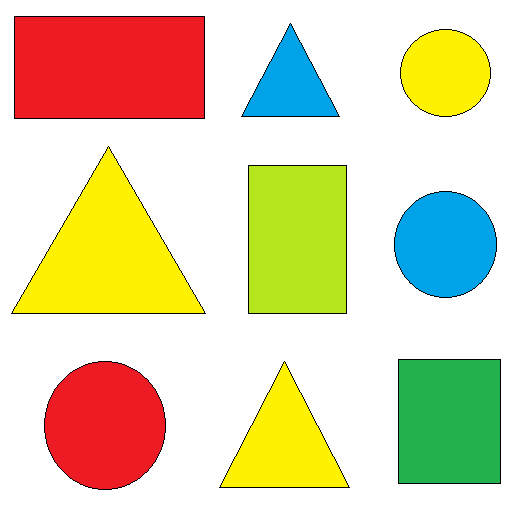
#> input picture opencv/kullanılabilecek fotoğraflar/adsiz.png, 512 x 512 px, found by its file name
$ python 'shape,contour detection.py'
#> lines starting #> are read from the running program, lines starting #| are printed output that depends on the picture; after the words box and inside, x2 and y2 are one past the last pixel; in counts of white or black regions, pixels touching at a corner belong together
import cv2
import numpy as np

def getcontours(img):
    contours,hier = cv2.findContours(img,cv2.RETR_EXTERNAL,cv2.CHAIN_APPROX_NONE)
    for cnt in contours:
        area = cv2.contourArea(cnt)
        #print(area)
        if area>500:
            cv2.drawContours(imgContour, cnt, -1, (0, 0, 0), 3)
            peri = cv2.arcLength(cnt,True)
            #print(peri)
            approx = cv2.approxPolyDP(cnt,0.02*peri,True)
            print(len(approx))
            x, y, w, h = cv2.boundingRect(approx)
            objcol = len(approx)
            cv2.rectangle(imgContour,(x,y),(x+w,y+h),(0,0,255),3)
            if objcol == 3 :
                objectType = "ucgen"
            elif objcol == 4 :
                objectType = "dikdortgen"
            else :
                objectType = "daire"
            cv2.putText(imgContour,objectType,(x,y),cv2.FONT_HERSHEY_COMPLEX,0.5,(0,0,0),2)


img = cv2.imread("adsiz.png")
#> img is the input picture: shape (512, 512, 3); mean B, G, R 174.5, 213.5, 222.4
img1 = cv2.cvtColor(img,cv2.COLOR_BGR2GRAY)
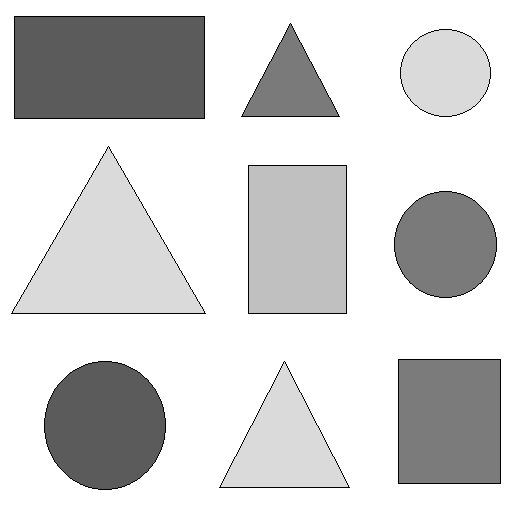
#> img1: shape (512, 512); min 0, max 255, mean 211.7
imgb = cv2.GaussianBlur(img1,(7,7),1)
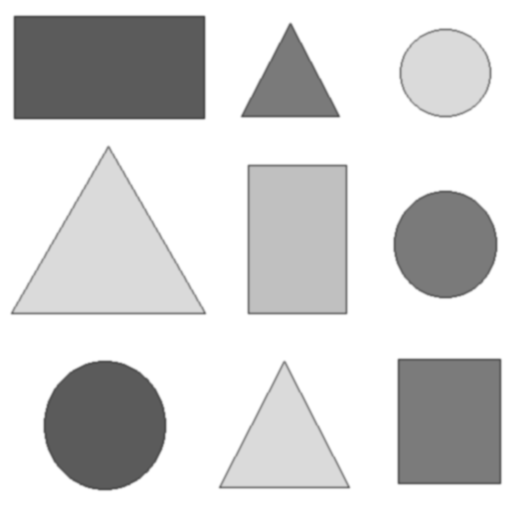
#> imgb: shape (512, 512); min 73, max 255, mean 211.7
imgc = cv2.Canny(imgb,50,50)
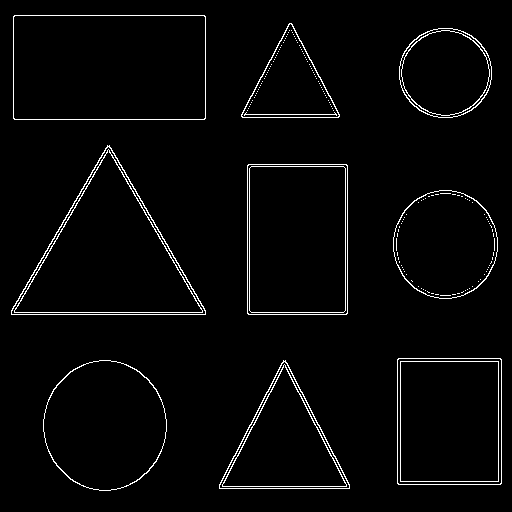
#> imgc: shape (512, 512); 2.7% white in thin lines or dots, all inside (x1, y1, x2, y2) = (11, 15, 502, 491)
imgContour = img.copy()
getcontours(imgc)
#> in getcontours, `contours,hier = cv2.findContours(img,cv2.RETR_EXTERNAL,cv2.CHAIN_APPRO..`: contours = 9 contours; largest, box (x1, y1, x2, y2) and area: (13, 15, 206, 120) 19966, (11, 145, 206, 315) 16917, (247, 164, 348, 315) 14998, (397, 358, 502, 485) 13102, (43, 360, 167, 491) 12465
#> the loop in getcontours, `for cnt in contours:` made 9 passes
#> (area, peri, approx, x, y, w, h, objcol) on passes 1, 3, 5, 6, 8, 9: (8697, 441.8, [[283, 360], [219, 488], [349, 488]], 219, 360, 131, 129, 3), (13102, 457.7, [[398, 358], [397, 483], [500, 484], [501, 359]], 397, 358, 105, 127, 4), (14998, 497.7, [[248, 164], [247, 313], [346, 314], [347, 165]], 247, 164, 101, 151, 4), (16917, 614.4, [[107, 145], [11, 314], [205, 314]], 11, 145, 195, 170, 3), (4847, 326.6, [[289, 23], [241, 116], [338, 117]], 241, 23, 98, 95, 3), (19966, 589.7, [[13, 16], [14, 119], [205, 118], [204, 15]], 13, 15, 193, 105, 4)
#> (area, peri, x, y, w, h, objcol, objectType) on passes 2, 4, 7: (12465, 418.1, 43, 360, 124, 131, 8, 'daire'), (8822, 351.4, 393, 190, 105, 109, 8, 'daire'), (6490, 301.1, 399, 28, 93, 90, 8, 'daire')
#| 3
#| 8
#| 4
#| 8
#| 4
#| 3
#| 8
#| 3
#> (further printed lines are left out)
#> after the loop in getcontours, `for cnt in contours:`:
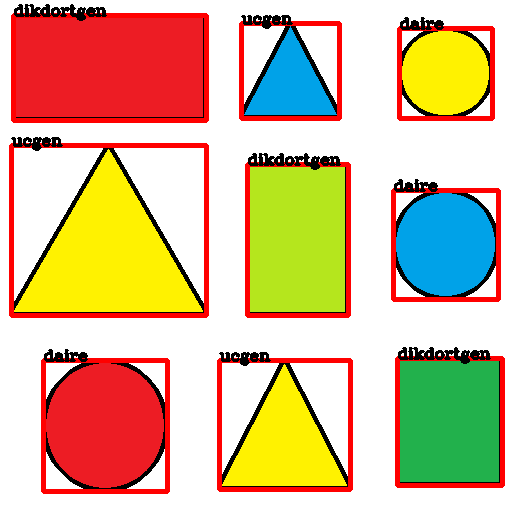
#> imgContour: shape (512, 512, 3); 11.98% of pixels changed, all inside (x1, y1, x2, y2) = (9, 4, 505, 494)
cv2.imshow("photo",imgContour)

cv2.waitKey(0)
